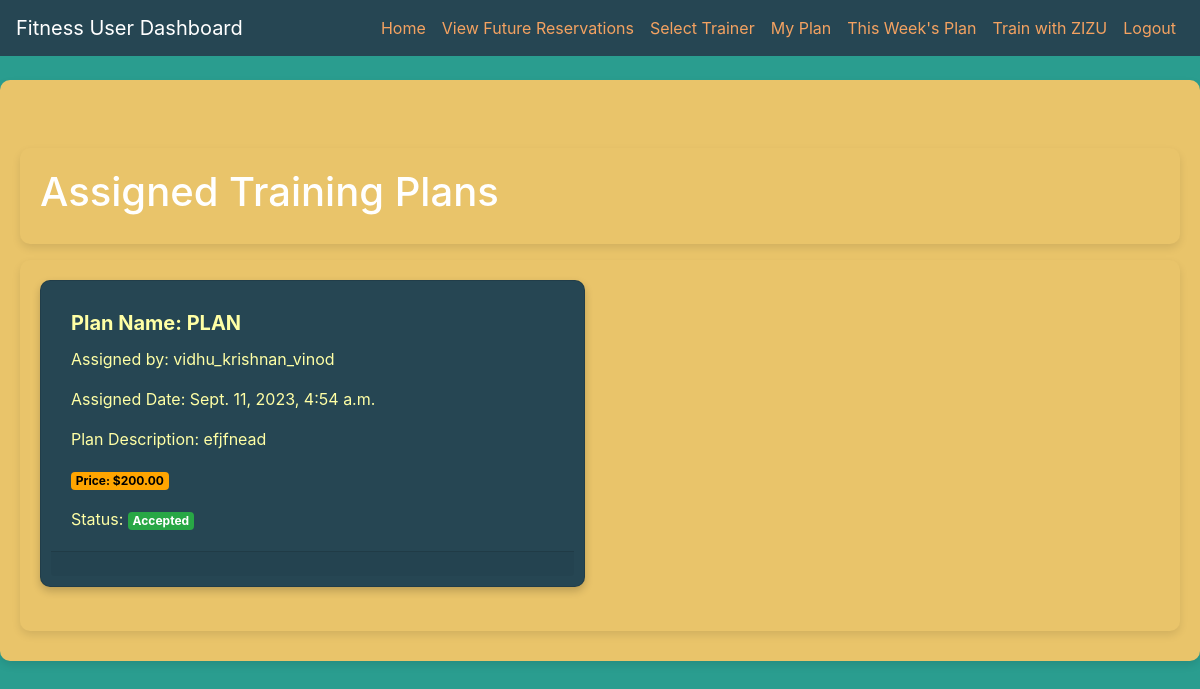
The app's page /members/view_assigned_training_plans/42/ with its own data.
### Members/models.py (models this page shows, shortened)
class TrainingPlanAssignment(models.Model):
    user = models.ForeignKey(FitnessUser, on_delete=models.CASCADE)
    plan = models.ForeignKey(TrainingPlan, on_delete=models.CASCADE)
    assigned_by = models.ForeignKey(FitnessTrainer, on_delete=models.CASCADE)
    assigned_date = models.DateTimeField(auto_now_add=True)
    is_accepted = models.BooleanField(default=False)

class TrainingPlan(models.Model):
    plan_name = models.CharField(max_length=255)
    description = models.TextField()
    duration = models.IntegerField()  # Duration in days, weeks, etc.
    created_by_trainer = models.ForeignKey(FitnessTrainer, on_delete=models.CASCADE, null=True, blank=True)
    amount = models.DecimalField(max_digits=10, decimal_places=2, null=True, blank=True)

class FitnessTrainer(models.Model):
    user = models.OneToOneField(CustomUser, on_delete=models.CASCADE)
    experience = models.IntegerField()
    certification = models.CharField(max_length=255, null=True, blank=True)
    training_goal = models.CharField(max_length=255)
    certification_link = models.CharField(max_length=255, blank=True, null=True)  # Add this field

### users/models.py (models this page shows, shortened)
class CustomUser(AbstractBaseUser, PermissionsMixin):
    username = models.CharField(max_length=100, unique=True)
    email = models.EmailField(unique=True)
    first_name = models.CharField(max_length=100)
    last_name = models.CharField(max_length=100)
    role = models.CharField(max_length=20)  # Define roles (e.g., "FitnessUser", "FitnessTrainer", "SportsTrainer")
    description = models.TextField(blank=True, null=True)
    profile_picture = models.ImageField(upload_to='profile_pics/', blank=True, null=True)
    address = models.TextField(blank=True, null=True)
    contact_number = models.CharField(max_length=15, blank=True, null=True)
    second_contact_number = models.CharField(max_length=15, blank=True, null=True)# Add the description field
    is_active = models.BooleanField(default=True)
    is_staff = models.BooleanField(default=False)
    objects = CustomUserManager()
    USERNAME_FIELD = 'email'
    REQUIRED_FIELDS = ['username']

### Members/views.py (the view)
# urls.py: path('view_assigned_training_plans/<int:user_id>/', views.view_assigned_training_plans, name='view_assigned_training_plans'),
def view_assigned_training_plans(request, user_id):
    custom_user = get_object_or_404(CustomUser, pk=user_id)
    fitness_user = None
    try:
        fitness_user = custom_user.fitnessuser
    except FitnessUser.DoesNotExist:
        pass
    assignments = None
    if fitness_user:
        assignments = TrainingPlanAssignment.objects.filter(user=fitness_user)
    context = {'assignments': assignments, 'fitness_user': fitness_user}
    return render(request, 'view_assigned_training_plans.html', context)

### Members/templates/view_assigned_training_plans.html (shortened to what this page needs)
{% extends "Navbar2.html" %}
{% block content %}
    <div class="container mt-5">
        <h1>Assigned Training Plans</h1>
    </div>
    <div class="container mt-3">
        <div class="row">
            {% for assignment in assignments %}
                    <div class="col-md-6 mb-4">
                        <div class="card" style="background-color: #264653; color: #FFFFA5; padding: 10px; border-radius: 10px; box-shadow: 0 4px 8px rgba(0, 0, 0, 0.2);">
                            <div class="card-body">
                                <h4 class="card-title" style="font-size: 1.25rem; font-weight: bold;">Plan Name: {{ assignment.plan.plan_name }}</h4>
                                <p class="card-text">Assigned by: {{ assignment.assigned_by.user.username }}</p>
                                <p class="card-text">Assigned Date: {{ assignment.assigned_date }}</p>
                                <p class="card-text">Plan Description: {{ assignment.plan.description }}</p>
                                <p class="card-text"><span class="badge" style="background-color: #FFA500; color: #000;">Price: ${{ assignment.plan.amount }}</span></p>
                                <p class="card-text mt-3">Status: {% if assignment.is_accepted %}<span class="badge" style="background-color: #28a745; color: #fff;">Accepted</span>{% else %}<span class="badge" style="background-color: #FFA500; color: #000;">Pending</span>{% endif %}</p>
                            </div>
                            <div class="card-footer text-center">
                            </div>
                        </div>
                    </div>
            {% endfor %}
        </div>
    </div>
{% endblock %}

### Members/templates/Navbar2.html (style rules this page uses)
body { background-color: #2A9D8F!important; }
.container { background-color: #E9C46A!important; padding: 20px; border-radius: 10px; }
.container { max-width: 1400px; margin: 10px auto; padding: 20px; background-color: #333; border-radius: 10px; box-shadow: 0 4px 8px rgba(0, 0, 0, 0.1); color: #fff; }
.card { background-color: #d3d3d3 padding: 1em; box-shadow: 4px 4px 20px rgba(0, 0, 0, 0.3); border-radius: 10px; transition: 200ms ease-in-out; }

### records on screen
TrainingPlanAssignment: plan.plan_name "PLAN", assigned_by.user.username "vidhu_krishnan_vinod", assigned_date "Sept. 11, 2023, 4:54 a.m.", plan.description "efjfnead", plan.amount "200.00", is_accepted "Accepted"
